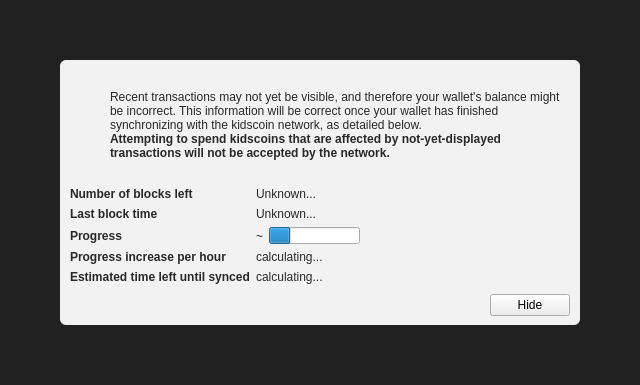
<?xml version="1.0" encoding="UTF-8"?>
<ui version="4.0">
 <class>ModalOverlay</class>
 <widget class="ModalOverlay" name="ModalOverlay">
  <property name="geometry">
   <rect>
    <x>0</x>
    <y>0</y>
    <width>640</width>
    <height>385</height>
   </rect>
  </property>
  <property name="windowTitle">
   <string>Form</string>
  </property>
  <layout class="QVBoxLayout" name="verticalLayout" stretch="0">
   <property name="sizeConstraint">
    <enum>QLayout::SetDefaultConstraint</enum>
   </property>
   <property name="leftMargin">
    <number>0</number>
   </property>
   <property name="topMargin">
    <number>0</number>
   </property>
   <property name="rightMargin">
    <number>0</number>
   </property>
   <property name="bottomMargin">
    <number>0</number>
   </property>
   <item>
    <widget class="QWidget" name="bgWidget" native="true">
     <property name="styleSheet">
      <string notr="true">#bgWidget { background: rgba(0,0,0,220); }</string>
     </property>
     <layout class="QVBoxLayout" name="verticalLayoutMain" stretch="1">
      <property name="leftMargin">
       <number>60</number>
      </property>
      <property name="topMargin">
       <number>60</number>
      </property>
      <property name="rightMargin">
       <number>60</number>
      </property>
      <property name="bottomMargin">
       <number>60</number>
      </property>
      <item>
       <widget class="QWidget" name="contentWidget" native="true">
        <property name="styleSheet">
         <string notr="true">#contentWidget { background: rgba(255,255,255,240); border-radius: 6px; }

QLabel { color: rgb(40,40,40);  }</string>
        </property>
        <layout class="QVBoxLayout" name="verticalLayoutSub" stretch="1,0,0,0">
         <property name="spacing">
          <number>0</number>
         </property>
         <property name="leftMargin">
          <number>10</number>
         </property>
         <property name="topMargin">
          <number>10</number>
         </property>
         <property name="rightMargin">
          <number>10</number>
         </property>
         <property name="bottomMargin">
          <number>10</number>
         </property>
         <item>
          <layout class="QHBoxLayout" name="horizontalLayoutIconText" stretch="0,1">
           <property name="topMargin">
            <number>20</number>
           </property>
           <item>
            <layout class="QVBoxLayout" name="verticalLayoutIcon">
             <property name="leftMargin">
              <number>0</number>
             </property>
             <item>
              <widget class="QPushButton" name="warningIcon">
               <property name="enabled">
                <bool>false</bool>
               </property>
               <property name="text">
                <string/>
               </property>
               <property name="icon">
                <iconset>
                 <normaloff>:/icons/warning</normaloff>
                 <disabledoff>:/icons/warning</disabledoff>:/icons/warning</iconset>
               </property>
               <property name="iconSize">
                <size>
                 <width>48</width>
                 <height>48</height>
                </size>
               </property>
               <property name="flat">
                <bool>true</bool>
               </property>
              </widget>
             </item>
             <item>
              <spacer name="verticalSpacerWarningIcon">
               <property name="orientation">
                <enum>Qt::Vertical</enum>
               </property>
               <property name="sizeHint" stdset="0">
                <size>
                 <width>20</width>
                 <height>40</height>
                </size>
               </property>
              </spacer>
             </item>
            </layout>
           </item>
           <item>
            <layout class="QVBoxLayout" name="verticalLayoutInfoText">
             <property name="leftMargin">
              <number>0</number>
             </property>
             <property name="topMargin">
              <number>0</number>
             </property>
             <item>
              <widget class="QLabel" name="infoText">
               <property name="text">
                <string>Recent transactions may not yet be visible, and therefore your wallet's balance might be incorrect. This information will be correct once your wallet has finished synchronizing with the kidscoin network, as detailed below.</string>
               </property>
               <property name="textFormat">
                <enum>Qt::RichText</enum>
               </property>
               <property name="wordWrap">
                <bool>true</bool>
               </property>
              </widget>
             </item>
             <item>
              <widget class="QLabel" name="infoTextStrong">
               <property name="font">
                <font>
                 <weight>75</weight>
                 <bold>true</bold>
                </font>
               </property>
               <property name="text">
                <string>Attempting to spend kidscoins that are affected by not-yet-displayed transactions will not be accepted by the network.</string>
               </property>
               <property name="textFormat">
                <enum>Qt::RichText</enum>
               </property>
               <property name="wordWrap">
                <bool>true</bool>
               </property>
              </widget>
             </item>
             <item>
              <spacer name="verticalSpacerInTextSpace">
               <property name="orientation">
                <enum>Qt::Vertical</enum>
               </property>
               <property name="sizeHint" stdset="0">
                <size>
                 <width>20</width>
                 <height>40</height>
                </size>
               </property>
              </spacer>
             </item>
            </layout>
           </item>
          </layout>
         </item>
         <item>
          <spacer name="verticalSpacerAfterText">
           <property name="orientation">
            <enum>Qt::Vertical</enum>
           </property>
           <property name="sizeHint" stdset="0">
            <size>
             <width>20</width>
             <height>40</height>
            </size>
           </property>
          </spacer>
         </item>
         <item>
          <layout class="QFormLayout" name="formLayout">
           <property name="fieldGrowthPolicy">
            <enum>QFormLayout::FieldsStayAtSizeHint</enum>
           </property>
           <property name="horizontalSpacing">
            <number>6</number>
           </property>
           <property name="verticalSpacing">
            <number>6</number>
           </property>
           <property name="topMargin">
            <number>10</number>
           </property>
           <item row="0" column="0">
            <widget class="QLabel" name="labelNumberOfBlocksLeft">
             <property name="font">
              <font>
               <weight>75</weight>
               <bold>true</bold>
              </font>
             </property>
             <property name="text">
              <string>Number of blocks left</string>
             </property>
            </widget>
           </item>
           <item row="0" column="1">
            <widget class="QLabel" name="numberOfBlocksLeft">
             <property name="text">
              <string>Unknown...</string>
             </property>
            </widget>
           </item>
           <item row="1" column="0">
            <widget class="QLabel" name="labelLastBlockTime">
             <property name="font">
              <font>
               <weight>75</weight>
               <bold>true</bold>
              </font>
             </property>
             <property name="text">
              <string>Last block time</string>
             </property>
            </widget>
           </item>
           <item row="1" column="1">
            <widget class="QLabel" name="newestBlockDate">
             <property name="sizePolicy">
              <sizepolicy hsizetype="Maximum" vsizetype="Preferred">
               <horstretch>0</horstretch>
               <verstretch>0</verstretch>
              </sizepolicy>
             </property>
             <property name="text">
              <string>Unknown...</string>
             </property>
            </widget>
           </item>
           <item row="2" column="0">
            <widget class="QLabel" name="labelSyncDone">
             <property name="font">
              <font>
               <weight>75</weight>
               <bold>true</bold>
              </font>
             </property>
             <property name="text">
              <string>Progress</string>
             </property>
            </widget>
           </item>
           <item row="2" column="1">
            <layout class="QHBoxLayout" name="horizontalLayoutSync" stretch="0,1">
             <item>
              <widget class="QLabel" name="percentageProgress">
               <property name="text">
                <string notr="true">~</string>
               </property>
              </widget>
             </item>
             <item>
              <widget class="QProgressBar" name="progressBar">
               <property name="value">
                <number>24</number>
               </property>
               <property name="format">
                <string/>
               </property>
              </widget>
             </item>
            </layout>
           </item>
           <item row="4" column="0">
            <widget class="QLabel" name="labelProgressIncrease">
             <property name="font">
              <font>
               <weight>75</weight>
               <bold>true</bold>
              </font>
             </property>
             <property name="text">
              <string>Progress increase per hour</string>
             </property>
            </widget>
           </item>
           <item row="4" column="1">
            <widget class="QLabel" name="progressIncreasePerH">
             <property name="text">
              <string>calculating...</string>
             </property>
            </widget>
           </item>
           <item row="5" column="0">
            <widget class="QLabel" name="labelEstimatedTimeLeft">
             <property name="font">
              <font>
               <weight>75</weight>
               <bold>true</bold>
              </font>
             </property>
             <property name="text">
              <string>Estimated time left until synced</string>
             </property>
            </widget>
           </item>
           <item row="5" column="1">
            <widget class="QLabel" name="expectedTimeLeft">
             <property name="text">
              <string>calculating...</string>
             </property>
            </widget>
           </item>
          </layout>
         </item>
         <item>
          <layout class="QHBoxLayout" name="horizontalLayoutButtons">
           <property name="leftMargin">
            <number>10</number>
           </property>
           <property name="topMargin">
            <number>10</number>
           </property>
           <item>
            <spacer name="horizontalSpacer">
             <property name="orientation">
              <enum>Qt::Horizontal</enum>
             </property>
             <property name="sizeHint" stdset="0">
              <size>
               <width>40</width>
               <height>20</height>
              </size>
             </property>
            </spacer>
           </item>
           <item>
            <widget class="QPushButton" name="closeButton">
             <property name="text">
              <string>Hide</string>
             </property>
            </widget>
           </item>
          </layout>
         </item>
        </layout>
       </widget>
      </item>
     </layout>
    </widget>
   </item>
  </layout>
 </widget>
 <customwidgets>
  <customwidget>
   <class>ModalOverlay</class>
   <extends>QWidget</extends>
   <header>qt/modaloverlay.h</header>
   <container>1</container>
  </customwidget>
 </customwidgets>
 <resources/>
 <connections/>
</ui>
